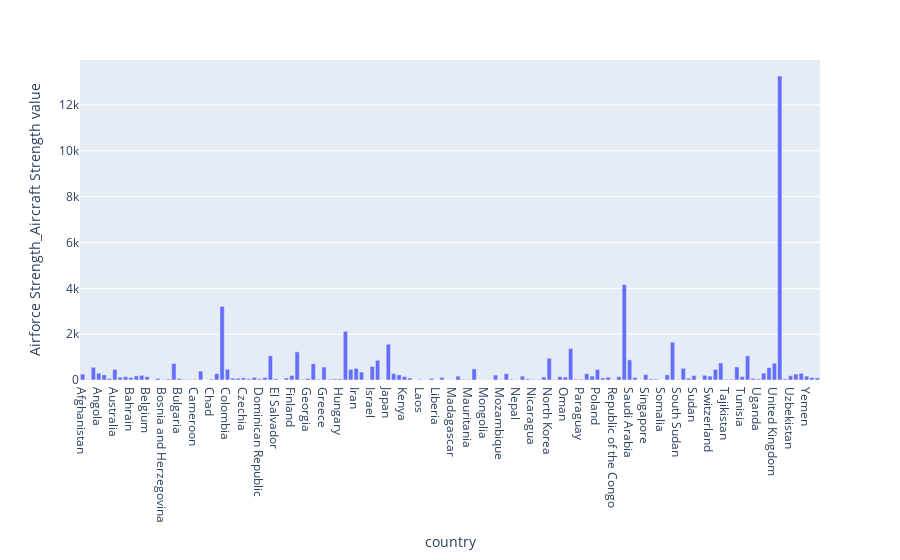

Source (notebook cell):
### Code cell
fig = px.bar(value_df,
             x= "country" ,
             y = value_df["Airforce Strength_Aircraft Strength value"])
fig.show()

### Figure 1 — Plotly figure (JSON) as saved in the notebook; plotly's stock layout.template omitted (floating-point values rounded to 4 significant figures; data arrays with more than 128 entries replaced by an {"elided": "..."} marker saying what was removed)
{"data": [{"alignmentgroup": "True", "hovertemplate": "country=%{x}<br>Airforce Strength_Aircraft Strength value=%{y}<extra></extra>", "legendgroup": "", "marker": {"color": "#636efa", "pattern": {"shape": ""}}, "name": "", "offsetgroup": "", "orientation": "v", "showlegend": false, "textposition": "auto", "type": "bar", "x": {"elided": "138 str values"}, "xaxis": "x", "y": {"elided": "138 int values"}, "yaxis": "y"}], "layout": {"barmode": "relative", "legend": {"tracegroupgap": 0}, "margin": {"t": 60}, "xaxis": {"anchor": "y", "domain": [0, 1], "title": {"text": "country"}}, "yaxis": {"anchor": "x", "domain": [0, 1], "title": {"text": "Airforce Strength_Aircraft Strength value"}}}}
